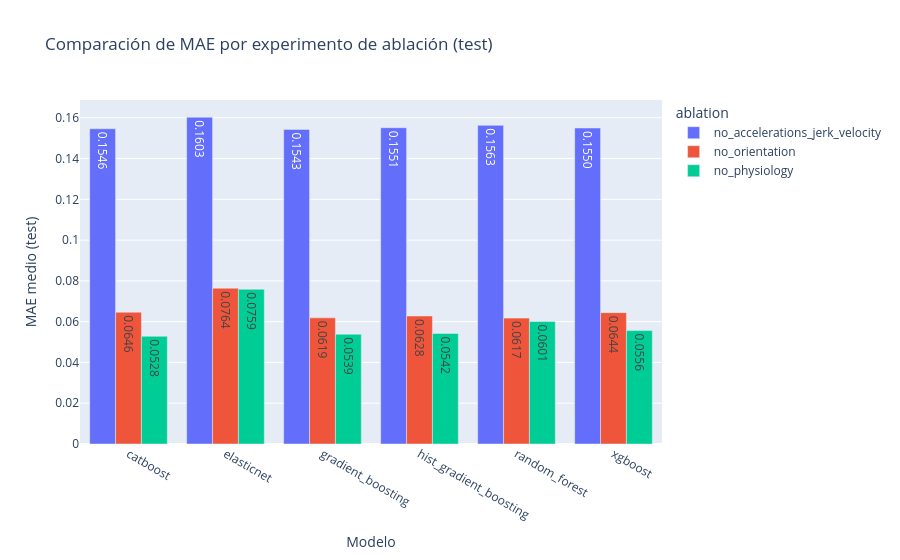

The notebook cell saved with this chart:
### Markdown cell above
### 2. COMPARATIVA DE MÉTRICAS.
Gráficas para comparar MAE/RMSE/R² por modelo y ablación.

### Code cell
fig = px.bar(
    ablation_df[ablation_df['split']=='test'],
    x='model',
    y='mae_mean',
    color='ablation',
    barmode='group',
    title='Comparación de MAE por experimento de ablación (test)',
    text_auto='.4f'
)
fig.update_layout(xaxis_title='Modelo', yaxis_title='MAE medio (test)')
fig.show()

### Figure 1 — Plotly figure (JSON) as saved in the notebook; plotly's stock layout.template omitted (floating-point values rounded to 4 significant figures)
{"data": [{"alignmentgroup": "True", "hovertemplate": "ablation=no_accelerations_jerk_velocity<br>model=%{x}<br>mae_mean=%{y}<extra></extra>", "legendgroup": "no_accelerations_jerk_velocity", "marker": {"color": "#636efa", "pattern": {"shape": ""}}, "name": "no_accelerations_jerk_velocity", "offsetgroup": "no_accelerations_jerk_velocity", "orientation": "v", "showlegend": true, "textposition": "auto", "texttemplate": "%{y:.4f}", "type": "bar", "x": ["catboost", "elasticnet", "gradient_boosting", "hist_gradient_boosting", "random_forest", "xgboost"], "xaxis": "x", "y": [0.1546, 0.1603, 0.1543, 0.1551, 0.1563, 0.155], "yaxis": "y"}, {"alignmentgroup": "True", "hovertemplate": "ablation=no_orientation<br>model=%{x}<br>mae_mean=%{y}<extra></extra>", "legendgroup": "no_orientation", "marker": {"color": "#EF553B", "pattern": {"shape": ""}}, "name": "no_orientation", "offsetgroup": "no_orientation", "orientation": "v", "showlegend": true, "textposition": "auto", "texttemplate": "%{y:.4f}", "type": "bar", "x": ["catboost", "elasticnet", "gradient_boosting", "hist_gradient_boosting", "random_forest", "xgboost"], "xaxis": "x", "y": [0.06463, 0.0764, 0.06187, 0.06278, 0.06174, 0.06442], "yaxis": "y"}, {"alignmentgroup": "True", "hovertemplate": "ablation=no_physiology<br>model=%{x}<br>mae_mean=%{y}<extra></extra>", "legendgroup": "no_physiology", "marker": {"color": "#00cc96", "pattern": {"shape": ""}}, "name": "no_physiology", "offsetgroup": "no_physiology", "orientation": "v", "showlegend": true, "textposition": "auto", "texttemplate": "%{y:.4f}", "type": "bar", "x": ["catboost", "elasticnet", "gradient_boosting", "hist_gradient_boosting", "random_forest", "xgboost"], "xaxis": "x", "y": [0.05283, 0.0759, 0.05385, 0.05422, 0.06006, 0.05563], "yaxis": "y"}], "layout": {"barmode": "group", "legend": {"title": {"text": "ablation"}, "tracegroupgap": 0}, "title": {"text": "Comparación de MAE por experimento de ablación (test)"}, "xaxis": {"anchor": "y", "domain": [0, 1], "title": {"text": "Modelo"}}, "yaxis": {"anchor": "x", "domain": [0, 1], "title": {"text": "MAE medio (test)"}}}}
